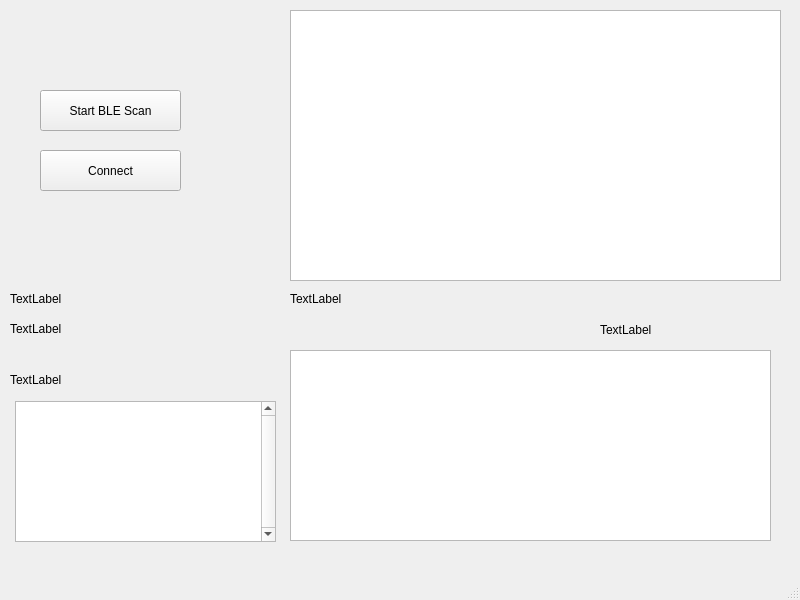
<?xml version="1.0" encoding="UTF-8"?>
<ui version="4.0">
 <class>MainWindow</class>
 <widget class="QMainWindow" name="MainWindow">
  <property name="geometry">
   <rect>
    <x>0</x>
    <y>0</y>
    <width>800</width>
    <height>600</height>
   </rect>
  </property>
  <property name="windowTitle">
   <string>MainWindow</string>
  </property>
  <widget class="QWidget" name="centralwidget">
   <widget class="QPushButton" name="bleStartButton">
    <property name="geometry">
     <rect>
      <x>40</x>
      <y>90</y>
      <width>141</width>
      <height>41</height>
     </rect>
    </property>
    <property name="text">
     <string>Start BLE Scan</string>
    </property>
   </widget>
   <widget class="QLabel" name="debugLabel">
    <property name="geometry">
     <rect>
      <x>10</x>
      <y>290</y>
      <width>471</width>
      <height>17</height>
     </rect>
    </property>
    <property name="text">
     <string>TextLabel</string>
    </property>
   </widget>
   <widget class="QLabel" name="uuidLabel">
    <property name="geometry">
     <rect>
      <x>10</x>
      <y>320</y>
      <width>541</width>
      <height>17</height>
     </rect>
    </property>
    <property name="text">
     <string>TextLabel</string>
    </property>
   </widget>
   <widget class="QPushButton" name="connectButton">
    <property name="geometry">
     <rect>
      <x>40</x>
      <y>150</y>
      <width>141</width>
      <height>41</height>
     </rect>
    </property>
    <property name="text">
     <string>Connect</string>
    </property>
   </widget>
   <widget class="QLabel" name="errorLabel">
    <property name="geometry">
     <rect>
      <x>10</x>
      <y>370</y>
      <width>281</width>
      <height>20</height>
     </rect>
    </property>
    <property name="text">
     <string>TextLabel</string>
    </property>
   </widget>
   <widget class="QLabel" name="uuid1label">
    <property name="geometry">
     <rect>
      <x>290</x>
      <y>290</y>
      <width>461</width>
      <height>17</height>
     </rect>
    </property>
    <property name="text">
     <string>TextLabel</string>
    </property>
   </widget>
   <widget class="QLabel" name="uuid2label">
    <property name="geometry">
     <rect>
      <x>600</x>
      <y>320</y>
      <width>151</width>
      <height>20</height>
     </rect>
    </property>
    <property name="text">
     <string>TextLabel</string>
    </property>
   </widget>
   <widget class="QTextBrowser" name="label_11">
    <property name="geometry">
     <rect>
      <x>290</x>
      <y>350</y>
      <width>481</width>
      <height>191</height>
     </rect>
    </property>
    <property name="markdown">
     <string notr="true"/>
    </property>
    <property name="html">
     <string notr="true">&lt;!DOCTYPE HTML PUBLIC &quot;-//W3C//DTD HTML 4.0//EN&quot; &quot;http://www.w3.org/TR/REC-html40/strict.dtd&quot;&gt;
&lt;html&gt;&lt;head&gt;&lt;meta name=&quot;qrichtext&quot; content=&quot;1&quot; /&gt;&lt;style type=&quot;text/css&quot;&gt;
p, li { white-space: pre-wrap; }
&lt;/style&gt;&lt;/head&gt;&lt;body style=&quot; font-family:'Noto Sans'; font-size:9pt; font-weight:400; font-style:normal;&quot;&gt;
&lt;p style=&quot;-qt-paragraph-type:empty; margin-top:0px; margin-bottom:0px; margin-left:0px; margin-right:0px; -qt-block-indent:0; text-indent:0px;&quot;&gt;&lt;br /&gt;&lt;/p&gt;&lt;/body&gt;&lt;/html&gt;</string>
    </property>
    <property name="acceptRichText">
     <bool>false</bool>
    </property>
   </widget>
   <widget class="QTextBrowser" name="label_10">
    <property name="geometry">
     <rect>
      <x>15</x>
      <y>401</y>
      <width>261</width>
      <height>141</height>
     </rect>
    </property>
    <property name="verticalScrollBarPolicy">
     <enum>Qt::ScrollBarAlwaysOn</enum>
    </property>
    <property name="horizontalScrollBarPolicy">
     <enum>Qt::ScrollBarAlwaysOff</enum>
    </property>
    <property name="lineWrapMode">
     <enum>QTextEdit::NoWrap</enum>
    </property>
    <property name="markdown">
     <string notr="true"/>
    </property>
    <property name="html">
     <string notr="true">&lt;!DOCTYPE HTML PUBLIC &quot;-//W3C//DTD HTML 4.0//EN&quot; &quot;http://www.w3.org/TR/REC-html40/strict.dtd&quot;&gt;
&lt;html&gt;&lt;head&gt;&lt;meta name=&quot;qrichtext&quot; content=&quot;1&quot; /&gt;&lt;style type=&quot;text/css&quot;&gt;
p, li { white-space: pre-wrap; }
&lt;/style&gt;&lt;/head&gt;&lt;body style=&quot; font-family:'Noto Sans'; font-size:9pt; font-weight:400; font-style:normal;&quot;&gt;
&lt;p style=&quot;-qt-paragraph-type:empty; margin-top:0px; margin-bottom:0px; margin-left:0px; margin-right:0px; -qt-block-indent:0; text-indent:0px;&quot;&gt;&lt;br /&gt;&lt;/p&gt;&lt;/body&gt;&lt;/html&gt;</string>
    </property>
    <property name="acceptRichText">
     <bool>false</bool>
    </property>
   </widget>
   <widget class="QChartView" name="chartv">
    <property name="geometry">
     <rect>
      <x>290</x>
      <y>10</y>
      <width>491</width>
      <height>271</height>
     </rect>
    </property>
   </widget>
  </widget>
  <widget class="QMenuBar" name="menubar">
   <property name="geometry">
    <rect>
     <x>0</x>
     <y>0</y>
     <width>800</width>
     <height>22</height>
    </rect>
   </property>
  </widget>
  <widget class="QStatusBar" name="statusbar"/>
 </widget>
 <customwidgets>
  <customwidget>
   <class>QChartView</class>
   <extends>QGraphicsView</extends>
   <header>QtCharts</header>
  </customwidget>
 </customwidgets>
 <resources/>
 <connections/>
</ui>
